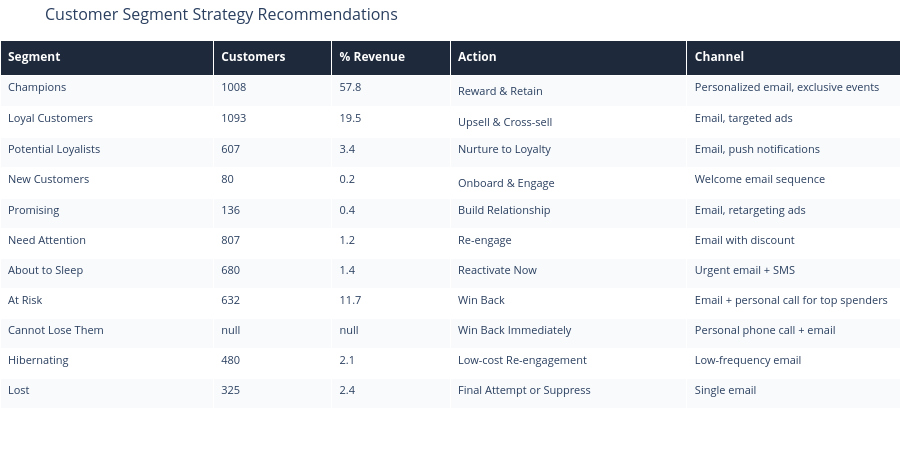

Here is the notebook cell this chart was saved with:
### Code cell
# ─────────────────────────────────────────────
# VISUALIZATION 6: Strategy Summary Table
# Clean table suitable for a report or README.
# ─────────────────────────────────────────────

table_data = strategy_full[[
    'Segment', 'Customers', '% Revenue', 'Action', 'Channel'
]].copy()

fig = go.Figure(data=[go.Table(
    columnwidth = [180, 100, 100, 200, 180],
    header=dict(
        values     = ['<b>Segment</b>', '<b>Customers</b>',
                      '<b>% Revenue</b>', '<b>Action</b>', '<b>Channel</b>'],
        fill_color = '#1e293b',
        font       = dict(color='white', size=12),
        align      = 'left',
        height     = 35
    ),
    cells=dict(
        values     = [table_data[col] for col in table_data.columns],
        fill_color = [['#f8fafc' if i % 2 == 0 else '#ffffff'
                       for i in range(len(table_data))]],
        font       = dict(size=11),
        align      = 'left',
        height     = 30
    )
)])

fig.update_layout(
    title       = 'Customer Segment Strategy Recommendations',
    height      = 460,
    margin      = dict(l=0, r=0, t=40, b=0),
    title_font_size = 16
)
fig.show()

### Figure 1 — Plotly figure (JSON) as saved in the notebook; plotly's stock layout.template omitted (floating-point values rounded to 4 significant figures)
{"data": [{"cells": {"align": "left", "fill": {"color": [["#f8fafc", "#ffffff", "#f8fafc", "#ffffff", "#f8fafc", "#ffffff", "#f8fafc", "#ffffff", "#f8fafc", "#ffffff", "#f8fafc"]]}, "font": {"size": 11}, "height": 30, "values": [["Champions", "Loyal Customers", "Potential Loyalists", "New Customers", "Promising", "Need Attention", "About to Sleep", "At Risk", "Cannot Lose Them", "Hibernating", "Lost"], [1008, 1093, 607, 80, 136, 807, 680, 632, null, 480, 325], [57.8, 19.5, 3.4, 0.2, 0.4, 1.2, 1.4, 11.7, null, 2.1, 2.4], ["Reward & Retain", "Upsell & Cross-sell", "Nurture to Loyalty", "Onboard & Engage", "Build Relationship", "Re-engage", "Reactivate Now", "Win Back", "Win Back Immediately", "Low-cost Re-engagement", "Final Attempt or Suppress"], ["Personalized email, exclusive events", "Email, targeted ads", "Email, push notifications", "Welcome email sequence", "Email, retargeting ads", "Email with discount", "Urgent email + SMS", "Email + personal call for top spenders", "Personal phone call + email", "Low-frequency email", "Single email"]]}, "columnwidth": [180, 100, 100, 200, 180], "header": {"align": "left", "fill": {"color": "#1e293b"}, "font": {"color": "white", "size": 12}, "height": 35, "values": ["<b>Segment</b>", "<b>Customers</b>", "<b>% Revenue</b>", "<b>Action</b>", "<b>Channel</b>"]}, "type": "table"}], "layout": {"height": 460, "margin": {"b": 0, "l": 0, "r": 0, "t": 40}, "title": {"font": {"size": 16}, "text": "Customer Segment Strategy Recommendations"}}}
